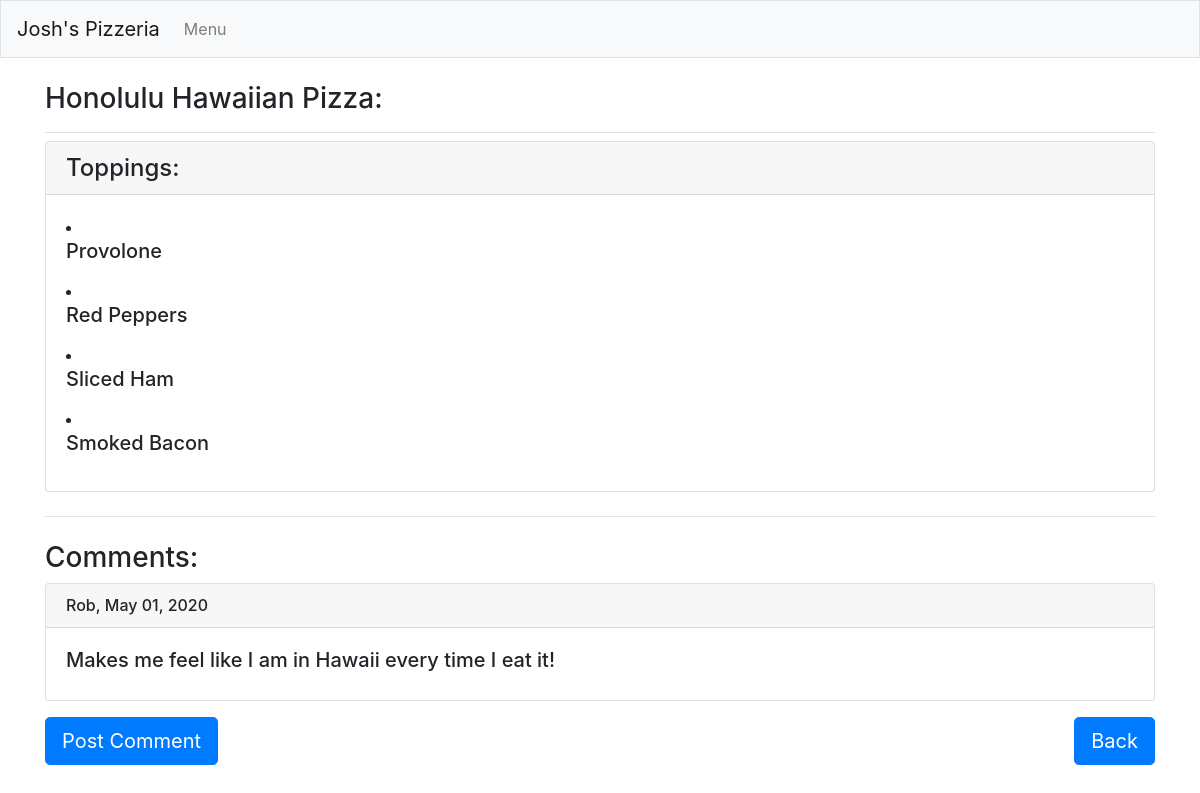
Page /pizzas/6/ on the earlier database version.
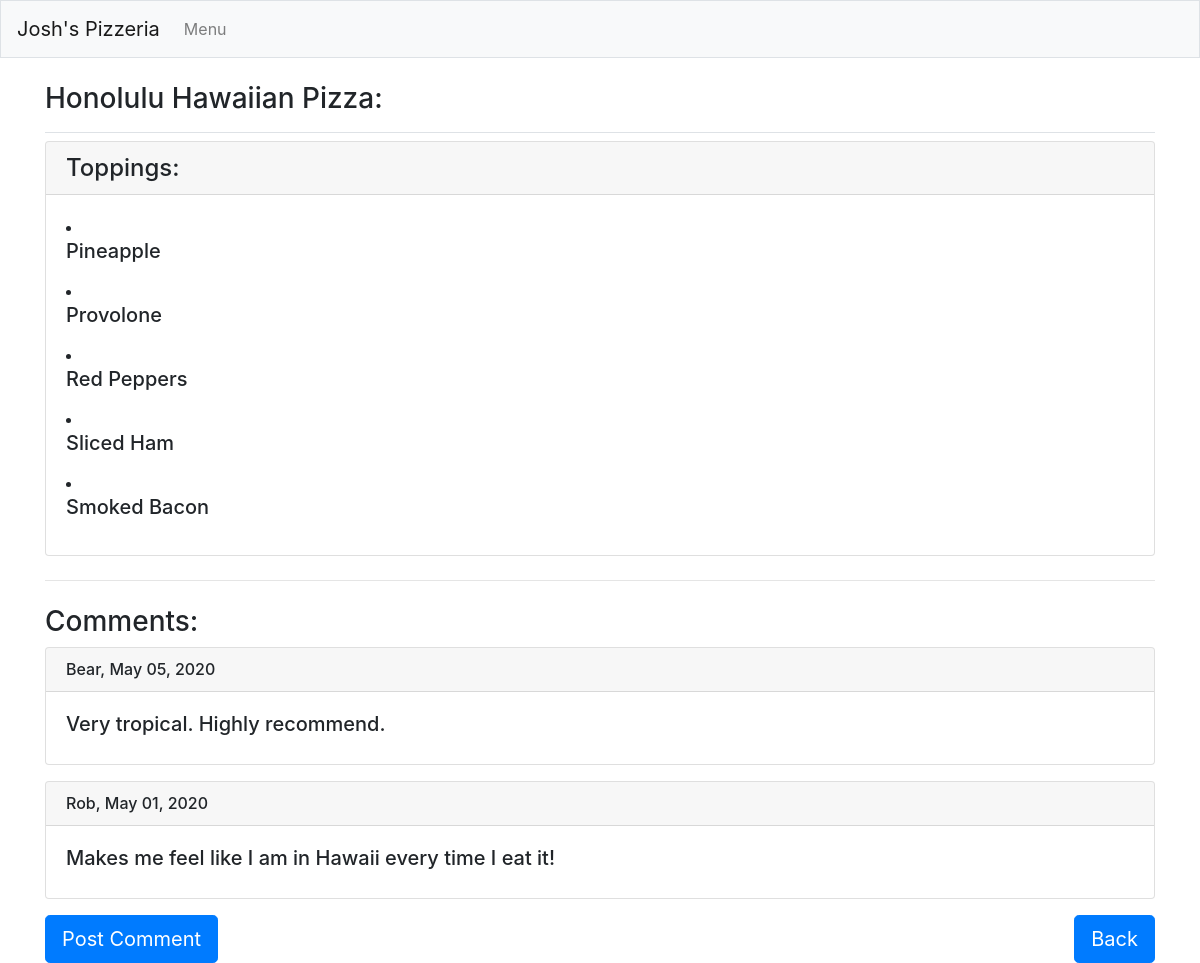
Same page on the later database version.
### pizzeria_app/models.py (models this page shows, shortened)
class Topping(models.Model):
    pizza_fk = models.ForeignKey(Pizza, on_delete=models.CASCADE)
    topping_name = models.CharField(max_length=200)

class Comment(models.Model):
    pizza_fk = models.ForeignKey(Pizza, on_delete=models.CASCADE)
    comment_text = models.TextField()
    comment_author = models.CharField(max_length=200)
    date_added = models.DateTimeField(auto_now_add=True)

### pizzeria_app/views.py (the view)
# urls.py: path('pizzas/<int:pizza_id>/', views.pizza, name='pizza'),
def pizza(request, pizza_id):
    pizza = Pizza.objects.get(id=pizza_id)
    pizza_with_toppings = pizza.topping_set.order_by('topping_name')
    pizza_with_comments = pizza.comment_set.order_by('-date_added')
    context = {'pizza':pizza, 'pizza_with_toppings':pizza_with_toppings, 'pizza_with_comments':pizza_with_comments}
    return render(request, 'pizzeria_app/pizza.html', context)

### pizzeria_app/models.py (called while the page is built)
    def __str__(self):
        return self.pizza_name

### pizzeria_app/templates/pizzeria_app/pizza.html
{% extends "pizzeria_app/base.html" %}
{% block page_header %}
    <h3>{{ pizza }} Pizza:</h3>
{% endblock page_header %}
{% block content %}
<div class="card mb-3">
    <h4 class="card-header">Toppings:</h4>
    <div class="card-body">
        {% for topping in pizza_with_toppings %}
            <li><h5>{{ topping.topping_name|linebreaks }}</h5></li>
        {% empty %}
            <li><h5>{There are no toppings for this pizza yet</h5></li>
        {% endfor %}
    </div>
</div>
<hr class="my-4">
<h3>Comments:</h3>
{% for comment in pizza_with_comments %}
<div class="card mb-3">
    <h6 class="card-header">{{ comment.comment_author }},&nbsp;{{ comment.date_added|date:'M d, Y' }}</h6>
    <div class="card-body">
        <h5>{{ comment.comment_text }}</h5>
    </div>
</div>
{% empty %}
    <h6>There are no comments for this pizza yet</h6>
{% endfor %}
<div class="row">
    <div class="col-sm-3"><a class="btn btn-primary btn-lg enabled" role="button" href="{% url 'pizzeria_app:new_comment' pizza.id %}" role="button">Post Comment</a></div>
    <div class="col-sm-6"></div>
    <div class="col-sm-3"><a class="btn btn-primary btn-lg enabled float-right" role="button" href="{% url 'pizzeria_app:pizzas' %}" role="button">Back</a></div>
</div>
{% endblock content %}

Differences in the rows shown:
added Topping: topping_name "Pineapple"
added Comment: comment_author "Bear", date_added "May 05, 2020", comment_text "Very tropical. Highly recommend."
